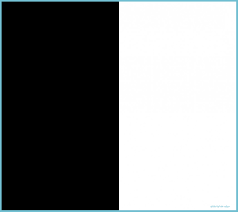
#> input picture black and white.png, 238 x 212 px
$ python 'and ,not operation with 2 pictures.py'
#> lines starting #> are read from the running program, lines starting #| are printed output that depends on the picture; after the words box and inside, x2 and y2 are one past the last pixel; in counts of white or black regions, pixels touching at a corner belong together
import numpy as np
import cv2
img=np.zeros((512,512,3),np.uint8)
img1=cv2.rectangle(img,(200,0),(300,100),(255,255,255),-1)
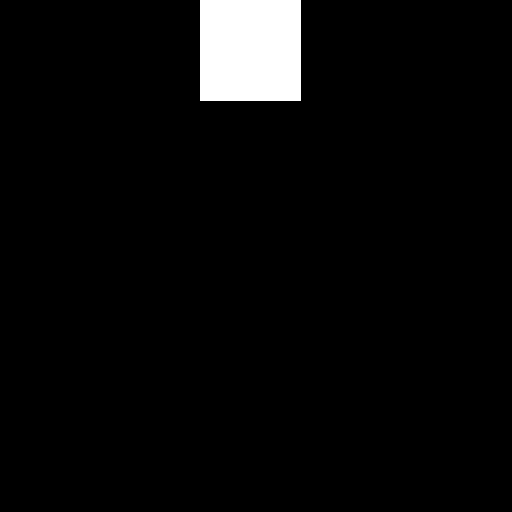
#> img: shape (512, 512, 3); 3.9% white; 1 white region, box (x1, y1, x2, y2) and area: (200, 0, 301, 101) 10201
img2=cv2.imread('black and white.png')
#> img2 is the input picture: shape (212, 238, 3); mean B, G, R 129.8, 129.2, 126.8
#bitAnd=cv2.bitwise_and(img2,img1)
#bitor=cv2.bitwise_or(img2,img1)
#bitXor=cv2.bitwise_xor(img1,img2)
bitNot=cv2.bitwise_not(img1)
bitNot2=cv2.bitwise_not(img2)
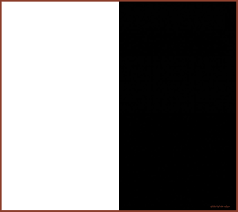
#> bitNot2: shape (212, 238, 3); mean B, G, R 125.2, 125.8, 128.2
cv2.imshow("img1",img1)
cv2.imshow("img2",img2)
cv2.waitKey(0)
#cv2.imshow('bitAnd',bitAnd)
#cv2.imshow('bitXor',bitXor)
#> (the run stopped early here; a loop or call above may not have finished)

$ run again, with balls.png copied over black and white.png
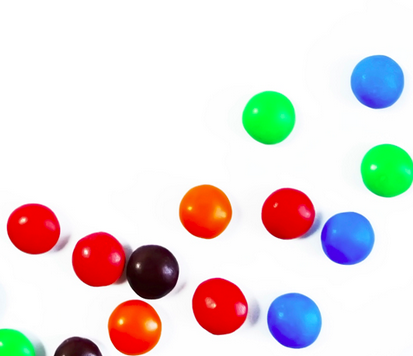
#> input picture balls.png, 413 x 356 px
#> img: shape (512, 512, 3); 3.9% white; 1 white region, box (x1, y1, x2, y2) and area: (200, 0, 301, 101) 10201
#> img2 is the input picture: shape (356, 413, 3); mean B, G, R 219.1, 220.4, 228.9
#> `bitNot2=cv2.bitwise_not(img2)`:
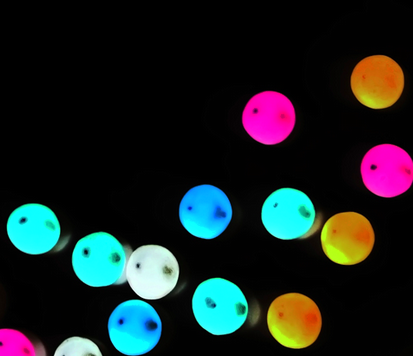
#> bitNot2: shape (356, 413, 3); mean B, G, R 35.9, 34.6, 26.1
